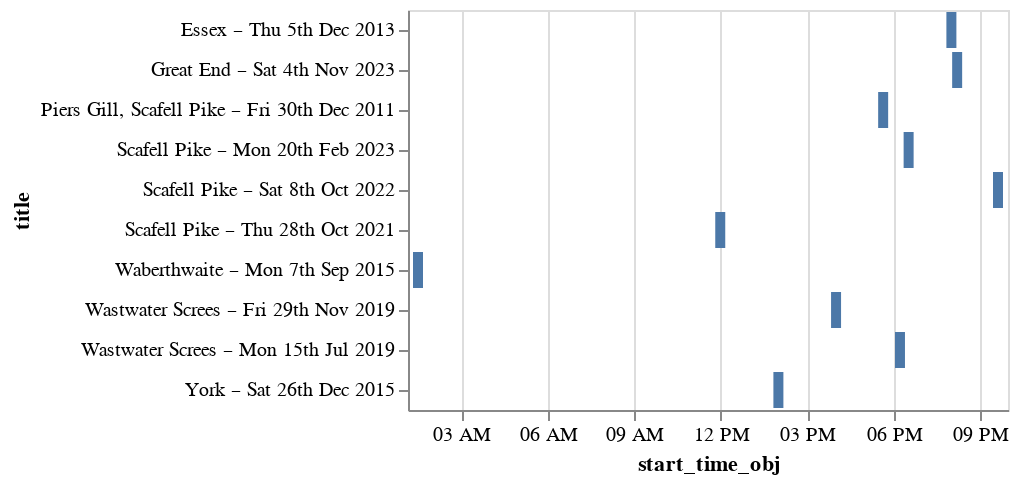

Notebook source saved alongside this figure:
### Code cell
chart_bar

### Figure 1 — Vega-Lite specification as saved in the notebook (floating-point values rounded to 4 significant figures)
{"config": {"view": {"continuousWidth": 300, "continuousHeight": 300}}, "data": {"name": "data-132f34b44fa52b07490a6ecb7c8bb106"}, "mark": {"type": "bar"}, "encoding": {"x": {"field": "start_time_obj", "type": "temporal"}, "y": {"field": "title", "type": "nominal"}}, "$schema": "https://vega.github.io/schema/vega-lite/v5.20.1.json", "datasets": {"data-132f34b44fa52b07490a6ecb7c8bb106": [{"start_time_obj": "2025-04-20T18:13:00", "end_time_calculate": "2025-04-21T17:44:00", "staff": "18", "title": "Wastwater Screes – Mon 15th Jul 2019"}, {"start_time_obj": "2025-04-20T16:00:00", "end_time_calculate": "2025-04-21T15:00:00", "staff": "8", "title": "Wastwater Screes – Fri 29th Nov 2019"}, {"start_time_obj": "2025-04-20T17:38:00", "end_time_calculate": "2025-04-21T16:00:00", "staff": "28", "title": "Piers Gill, Scafell Pike – Fri 30th Dec 2011"}, {"start_time_obj": "2025-04-20T20:00:00", "end_time_calculate": "2025-04-21T18:00:00", "staff": "6", "title": "Essex – Thu 5th Dec 2013"}, {"start_time_obj": "2025-04-20T01:30:00", "end_time_calculate": "2025-04-20T23:00:00", "staff": "24", "title": "Waberthwaite – Mon 7th Sep 2015"}, {"start_time_obj": "2025-04-20T21:37:00", "end_time_calculate": "2025-04-21T19:04:00", "staff": "20", "title": "Scafell Pike – Sat 8th Oct 2022"}, {"start_time_obj": "2025-04-20T18:31:00", "end_time_calculate": "2025-04-21T14:47:00", "staff": "37", "title": "Scafell Pike – Mon 20th Feb 2023"}, {"start_time_obj": "2025-04-20T11:59:00", "end_time_calculate": "2025-04-21T08:00:00", "staff": "2", "title": "Scafell Pike – Thu 28th Oct 2021"}, {"start_time_obj": "2025-04-20T20:12:00", "end_time_calculate": "2025-04-21T15:46:00", "staff": "17", "title": "Great End – Sat 4th Nov 2023"}, {"start_time_obj": "2025-04-20T14:00:00", "end_time_calculate": "2025-04-21T09:30:00", "staff": "7", "title": "York – Sat 26th Dec 2015"}]}}
